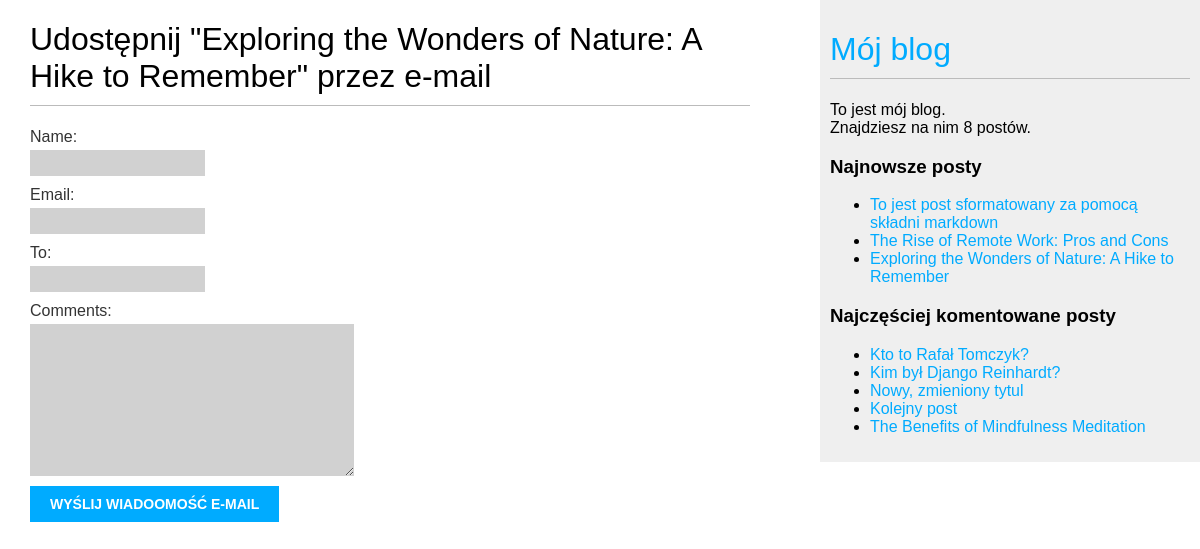
Page /blog/6/share/ on the committed database.
### blog/models.py (models this page shows, shortened)
class Post(models.Model):
    class Status(models.TextChoices):
        DRAFT = 'DF', 'Roboczy'
        PUBLISHED = 'PB', 'Opublikowany'
    title = models.CharField(max_length=250)
    slug = models.SlugField(max_length=250, unique_for_date='publish')
    author = models.ForeignKey(User, on_delete=models.CASCADE, related_name='blog_posts')
    body = models.TextField()
    publish = models.DateTimeField(default=timezone.now)
    created = models.DateTimeField(auto_now_add=True)
    updated = models.DateTimeField(auto_now=True)
    status = models.CharField(max_length=2, choices=Status.choices, default=Status.DRAFT)
    object = models.Manager()
    published = PublishedManager()
    tags = TaggableManager()
    class Meta:
        ordering = ['-publish']
        indexes = [
            models.Index(fields=['-publish'])
        ]
    def get_absolute_url(self):
        return reverse("blog:post_detail", args=[self.publish.year,
                                                 self.publish.month,
                                                 self.publish.day,
                                                 self.slug])

### blog/views.py (the view)
# urls.py: path('<int:post_id>/share/', views.post_share, name='post_share'),
def post_share(request, post_id):
    post = get_object_or_404(Post, id=post_id, status=Post.Status.PUBLISHED)
    sent = False
    if request.method == 'POST':
        form = EmailPostForm(request.POST)
        if form.is_valid():
            cd = form.cleaned_data
            post_url = request.build_absolute_uri(
                post.get_absolute_url())
            subject = f"{cd['name']} zaleca Ci przeczytanie {post.title}"
            message = f"Przeczytaj {post.title} pod adresem {post_url}\n\nkomentarze {cd['name']}: {cd['comments']}"
            send_mail(subject, message, 'rafal.tomczyk2000@gmail.com', [cd['to']])
            sent = True
    else:
        form = EmailPostForm()
    return render(request, 'blog/post/share.html', {'post': post,
                                                    'form': form,
                                                    'sent': sent})

### blog/forms.py
class EmailPostForm(forms.Form):
    name = forms.CharField(max_length=35)
    email = forms.EmailField()
    to = forms.EmailField()
    comments = forms.CharField(required=False, widget=forms.Textarea)

### blog/models.py (called while the page is built)
    def get_queryset(self):
        return super().get_queryset()\
            .filter(status=Post.Status.PUBLISHED)

### blog/templatetags/blog_tags.py (called while the page is built)
@register.simple_tag
def total_posts():
    return Post.published.count()

@register.inclusion_tag('blog/post/latest_posts.html')
def show_latest_posts(count=5):
    latest_posts = Post.published.order_by('-publish')[:count]
    return {'latest_posts': latest_posts}

@register.simple_tag
def get_most_commented_posts(count=5):
    return Post.published.annotate(total_comments=Count('comments')).order_by('-total_comments')[:count]

### blog/templates/blog/post/share.html (shortened to what this page needs)
{% extends "blog/base.html" %}
{% block content %}
    {% if sent %}
        <h1>Wiadomość e-mail została pomyślnie wysłana</h1>
        <p>
            "Wysłanie posta {{ post.title }}" do {{ form.cleaned_data.to }} zakończyło się sukcesem.
        </p>
    {% else %}
        <h1>Udostępnij "{{ post.title }}" przez e-mail</h1>
        <form method="post">
            {{ form.as_p}}
            <input type="submit" value="Wyślij wiadoomość e-mail">
        </form>
    {% endif %}
{% endblock %}

### blog/templates/blog/base.html (shortened to what this page needs)
{% load blog_tags %}
{% load static %}
<!DOCTYPE html>
<html>
<head>
    <link href="{% static 'css/blog.css' %}" rel="stylesheet">
</head>
<body>
    <div id="content">
        {% block content %}
        {% endblock %}
    </div>
    <div id="sidebar">
        <h1><a href="{% url 'blog:post_list' %}">Mój blog</a></h1>
        <p>To jest mój blog.<br>
            Znajdziesz na nim {% total_posts %} postów.
        </p>
        <h3>Najnowsze posty</h3>
        {% show_latest_posts 3 %}
        <h3>Najczęściej komentowane posty</h3>
        {% get_most_commented_posts as most_commented_posts %}
        <ul>
            {% for post in most_commented_posts %}
            <li>
                <a href="{{ post.get_absolute_url }}">{{ post.title }}</a>
            </li>
            {% endfor %}
        </ul>
    </div>
</body>
</html>

### blog/templates/blog/post/latest_posts.html
<ul>
    {% for post in latest_posts %}
        <li>
            <a href="{{post.get_absolute_url}}">{{post.title}}</a>
        </li>
    {%endfor%}
</ul>

### blog/static/css/blog.css (style rules this page uses)
body { margin:0; padding:0; font-family:helvetica, sans-serif; }
a { color:#00abff; text-decoration:none; }
h1 { font-weight:normal; border-bottom:1px solid #bbb; padding:0 0 10px 0; }
#content { float:left; width:60%; padding:0 0 0 30px; }
#sidebar { float:right; width:30%; padding:10px; background:#efefef; height:100%; }
label { float:left; clear:both; color:#333; margin-bottom:4px; }
input, textarea { clear:both; float:left; margin:0 0 10px; background:#d1d1d1; border:0; padding:6px 10px; font-size:12px; }
input[type=submit] { font-weight:bold; background:#00abff; color:#fff; padding:10px 20px; font-size:14px; text-transform:uppercase; }

### rows in the picture
Post: title "Exploring the Wonders of Nature: A Hike to Remember"
Post: title "To jest post sformatowany za pomocą składni markdown"
Post: title "The Rise of Remote Work: Pros and Cons"
Post: title "Kto to Rafał Tomczyk?"
Post: title "Kim był Django Reinhardt?"
Post: title "Nowy, zmieniony tytul"
Post: title "Kolejny post"
Post: title "The Benefits of Mindfulness Meditation"
